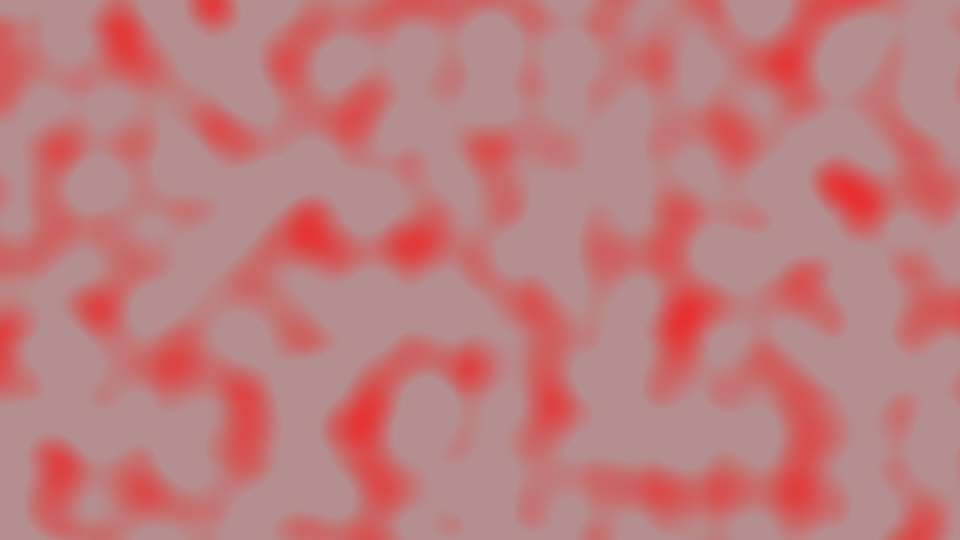
#> input picture python/RandomTexture.jpg, 1920 x 1080 px, found by its file name (shown at 1/2 size)
$ python textureProcess.py
#> lines starting #> are read from the running program, lines starting #| are printed output that depends on the picture
import PIL.Image
import cv2
import numpy as np
import matplotlib.pyplot as plt


# 计算图片像素值分布
# [118 lines left out: functions imageDistribution, normalize, printBasicInformation, drawContour3D, checkTexture, not called in this run]

# 绘制灰度直方图
def plotGrayHist(grayHist):
    plt.plot(range(256), grayHist, 'r', linewidth=1.5, c='red')
    y_maxValue = np.max(grayHist)
    plt.axis([0, 255, 0, y_maxValue]) # x和y的范围
    plt.xlabel("gray Level")
    plt.ylabel("Number Of Pixels")
    plt.show()


def test():
    img=cv2.imread("/Users/e.hou/git/Study-Notes/python/RandomTexture.jpg",0)
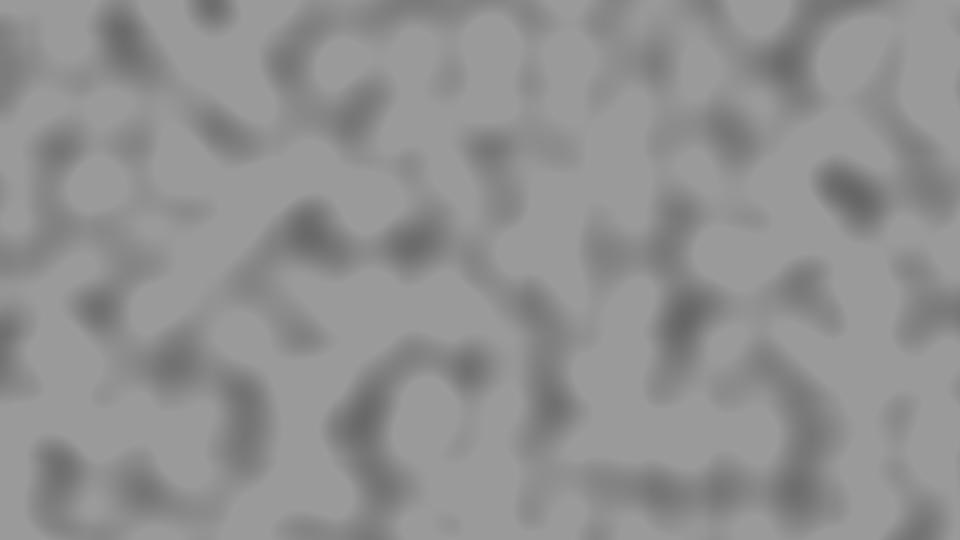
#> img: shape (1080, 1920) (shown at 1/2 size); min 102, max 156, mean 144.6
    grayHist = cv2.calcHist([img], [0], None, [256], [0, 256])
#> grayHist = 256 values, max 781225 at index 154, min 0 at index 0, mean 8100

    # 绘制灰度直方图
    plotGrayHist(grayHist)
#> in plotGrayHist, `y_maxValue = np.max(grayHist)`: y_maxValue = 781225
#> in plotGrayHist, `plt.show()`:
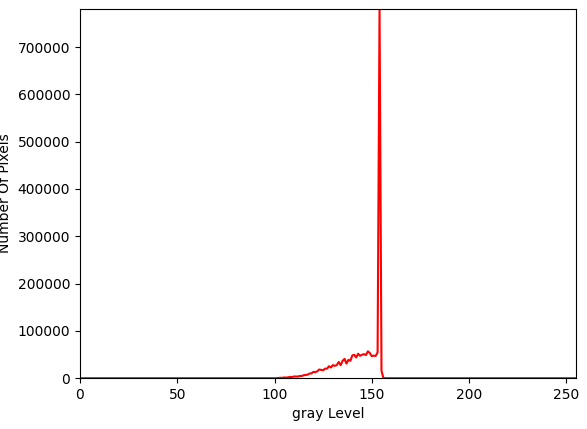
#> figure drawn by matplotlib, 1 panel; curve peaks at x = 154, y = 781225

# checkTexture()
test()
